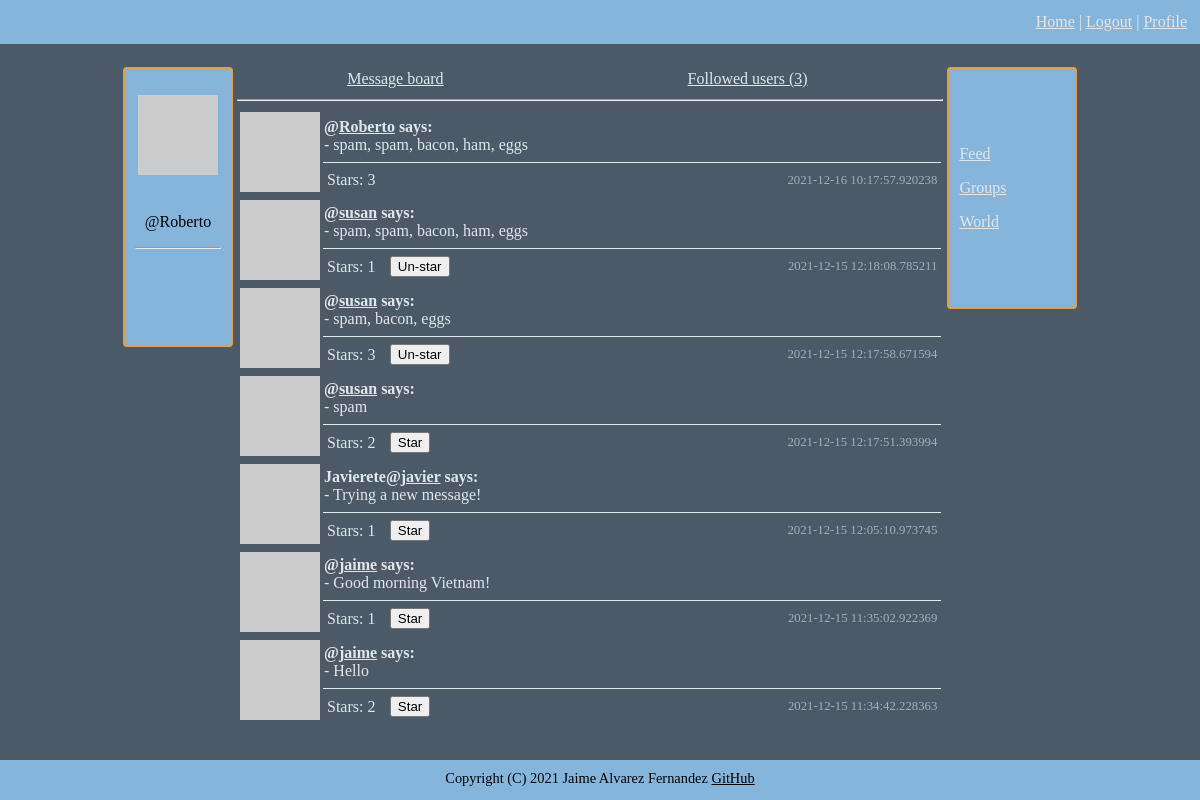
Screenshot of /message_board (signed in) with the database file from the repository.
### connect/models.py (models this page shows, shortened)
class User(UserMixin, db.Model):
    id = db.Column(db.Integer, primary_key=True)
    username = db.Column(db.String(64), index=True, unique=True)
    email = db.Column(db.String(120), index=True, unique=True)
    nickname = db.Column(db.String(64))
    password = db.Column(db.String(128))
    about_me = db.Column(db.String(140))
    location = db.Column(db.String(64))
    website = db.Column(db.String(120))
    last_seen = db.Column(db.DateTime, default=datetime.datetime.utcnow)
    follower_bio = db.Column(db.Boolean, default=False)
    posts = db.relationship('Posts', backref='author', lazy='dynamic')
    friends = db.relationship('Friends', backref='anchor', lazy='dynamic')
    followed = db.relationship('User',
                               secondary=followers,
                               primaryjoin=(followers.c.follower_id == id),
                               secondaryjoin=(followers.c.followed_id == id),
                               backref=db.backref('followers', lazy='dynamic'), lazy='dynamic')
    starred = db.relationship('Posts',
                              secondary=stars,
                              backref=db.backref('awarded_stars', lazy='dynamic'), lazy='dynamic')
    def avatar(self, size):
        digest = md5(self.email.lower().encode('utf-8')).hexdigest()
        return f'https://www.gravatar.com/avatar/{digest}?d=identicon&s={size}'
    def followed_posts(self):
        posts_from_followed = Posts.query. \
            join(followers, (followers.c.followed_id == Posts.user_id)). \
            filter(followers.c.follower_id == self.id)
        posts_from_me = Posts.query.filter_by(user_id=self.id)
        return posts_from_followed.union(posts_from_me).order_by(Posts.timestamp.desc())
    def is_starred(self, post):
        return self.starred.filter(stars.c.post_id == post.id).count() > 0

class Posts(db.Model):
    id = db.Column(db.Integer, primary_key=True)
    body = db.Column(db.String(140))
    timestamp = db.Column(db.DateTime, index=True, default=datetime.datetime.utcnow)
    user_id = db.Column(db.Integer, db.ForeignKey('user.id'))

### connect/routing.py (the view)
@app.route('/message_board')
@flask_login.login_required
def followed():
    empty_form = forms.EmptyForm()
    posts = flask_login.current_user.followed_posts().all()
    return flask.render_template('feed.html', title='Feed', posts=posts, e_form=empty_form)

### connect/forms.py
class EmptyForm(FlaskForm):
    submit = wtforms.SubmitField('Submit')

### connect/models.py (called while the page is built)
@login.user_loader
def load_user(user_id):
    return User.query.get(int(user_id))

### connect/routing.py (called while the page is built)
@app.before_request
def before_request():
    if flask_login.current_user.is_authenticated:
        flask_login.current_user.last_seen = datetime.datetime.utcnow()
        db.session.commit()

### connect/templates/feed.html
{% extends "general_template.html" %}
{% block content %}
<table width="100%">
    <tr>
        <td align="center">
            <a href="{{ url_for('followed') }}">Message board</a>
        </td>
        <td align="center">
            <a href="{{ url_for('following') }}">Followed users ({{ current_user.followed.count() }})</a>
        </td>
    </tr>
</table>
<hr>
{% if request.endpoint == 'followed' %}
    {% include 'sub_templates/_posts.html' %}
{% else %}
    {% include 'sub_templates/_followed_users.html' %}
{% endif %}
{% endblock %}

### connect/templates/sub_templates/_profile.html (shortened to what this page needs)
{% if user and user != current_user %}
    <p>
        <img src="{{ user.avatar(128) }}">
    </p>
    <p>
        {% if user.nickname is not none %}
        {{ user.nickname }}<br>
        {% elif user.nickname == '' %}
        {% endif %}
        @{{ user.username }}
        <br>
        {% if not current_user.is_following(user) %}
        <form method="post" action="{{ url_for('follow', username=user.username) }}">
            {{ e_form.hidden_tag() }}
            {{ e_form.submit(value='Follow') }}
        </form>
        {% else %}
        <form method="post" action="{{ url_for('unfollow', username=user.username) }}">
            {{ e_form.hidden_tag() }}
            {{ e_form.submit(value='Unfollow') }}
        </form>
        {% endif %}
    </p>
    <p class="justify_text">
        {% if user.about_me is not none %}
            {{ user.about_me }}<br>
            {% elif user.about_me == '' %}
        {% endif %}
        {% if user.location is not none %}
            {{ user.location }}<br>
            {% elif user.location == '' %}
        {% endif %}
        {% if user.website is not none %}
            <a href="{{ user.website }}">{{ user.website }}</a><br>
            {% elif user.website == '' %}
        {% endif %}
            {% if user.follower_bio %}
            Followers: {{ user.followers.count() }}
        {% endif %}
    </p>
{% else %}
    <p>
        <img src="{{ current_user.avatar(128) }}">
    </p>
    <p>
        {% if current_user.nickname is not none %}
        {{ current_user.nickname }}<br>
        {% endif %}
        @{{ current_user.username }}
    </p>
<hr>
    <p class="justify_text">
        {% if current_user.about_me is not none %}
            {{ current_user.about_me }}<br>
        {% endif %}
        {% if current_user.location is not none %}
            {{ current_user.location }}<br>
        {% endif %}
        {% if current_user.website is not none %}
            <a href="{{ current_user.website }}">{{ current_user.website }}</a><br>
        {% endif %}
    </p>
{% endif %}

### connect/templates/sub_templates/_posts.html (shortened to what this page needs)
<table width="100%">
    {% for post in posts %}
    <tr>
        <td width="60" rowspan="2" valign="top"><img src="{{ post.author.avatar(60) }}"></td>
        <td>
            <span class="bold">
                {% if post.author.nickname %}{{ post.author.nickname }}{% endif %}@<a href="{{ url_for('user_messages', username=post.author.username) }}">{{ post.author.username }}</a>
            says:<br></span>
            - {{ post.body }}
        </td>
    </tr>
    <tr>
        <td class="bottom_line">
            <table width="100%">
                <tr>
                    <td width="10%">Stars: {{ post.awarded_stars.count() }}</td>
                    <td>
                        {% if post.author.username != current_user.username %}
                            {% if not current_user.is_starred(post) %}
                            <form method="post" action="{{ url_for('star', post=post.id, url=request.endpoint) }}">
                                {{ e_form.submit(value='Star') }}
                            </form>
                            {% else %}
                            <form method="post" action="{{ url_for('un_star', post=post.id, url=request.endpoint) }}">
                                {{ e_form.submit(value='Un-star') }}
                            </form>
                            {% endif %}
                        {% endif %}
                    </td>
                    <td class="time">{{ post.timestamp }}</td>
                </tr>
            </table>
        </td>
    </tr>
    {% endfor %}
</table>

### connect/static/css/style.css (style rules this page uses)
body { font-family: Verdana; background: #4b5a66; color: #e1e6eb; min-height: 100vh; margin: 0; }
a { color: inherit; }
.bottom_line { border: solid; border-width: 1px 0 0px 0; }
.justify_text { text-align: justify; text-justify: inter-word; }
.bold { font-weight: bold; }
.time { font-size:80%; text-align: right; opacity: 0.6; }
body { display:flex; flex-direction:column; }

### rows the page displays
User: username "Roberto"
Posts: author.username "Roberto", body "spam, spam, bacon, ham, eggs", awarded_stars.count "3", timestamp "2021-12-16 10:17:57.920238"
Posts: author.username "susan", body "spam, spam, bacon, ham, eggs", awarded_stars.count "1", timestamp "2021-12-15 12:18:08.785211"
Posts: author.username "susan", body "spam, bacon, eggs", awarded_stars.count "3", timestamp "2021-12-15 12:17:58.671594"
Posts: author.username "susan", body "spam", awarded_stars.count "2", timestamp "2021-12-15 12:17:51.393994"
Posts: author.nickname "Javierete", author.username "javier", body "Trying a new message!", awarded_stars.count "1", timestamp "2021-12-15 12:05:10.973745"
Posts: author.username "jaime", body "Good morning Vietnam!", awarded_stars.count "1", timestamp "2021-12-15 11:35:02.922369"
Posts: author.username "jaime", body "Hello", awarded_stars.count "2", timestamp "2021-12-15 11:34:42.228363"

### other values shown
{{ current_user.followed.count() }} "3"
